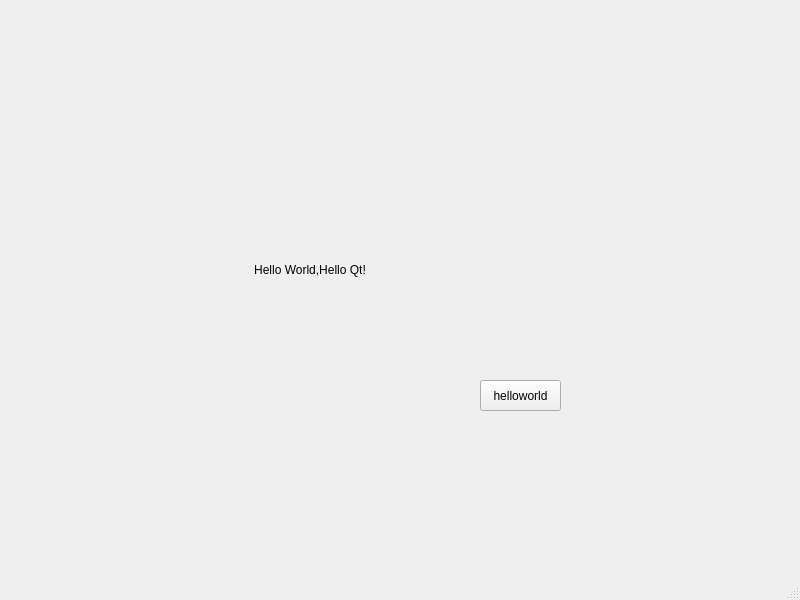
<?xml version="1.0" encoding="UTF-8"?>
<ui version="4.0">
 <class>MainWindow</class>
 <widget class="QMainWindow" name="MainWindow">
  <property name="geometry">
   <rect>
    <x>0</x>
    <y>0</y>
    <width>800</width>
    <height>600</height>
   </rect>
  </property>
  <property name="windowTitle">
   <string>MainWindow</string>
  </property>
  <widget class="QWidget" name="centralwidget">
   <widget class="QPushButton" name="pushButton">
    <property name="geometry">
     <rect>
      <x>480</x>
      <y>380</y>
      <width>81</width>
      <height>31</height>
     </rect>
    </property>
    <property name="text">
     <string>helloworld</string>
    </property>
   </widget>
   <widget class="QLabel" name="label">
    <property name="geometry">
     <rect>
      <x>210</x>
      <y>220</y>
      <width>200</width>
      <height>100</height>
     </rect>
    </property>
    <property name="text">
     <string>Hello World,Hello Qt!</string>
    </property>
    <property name="alignment">
     <set>Qt::AlignmentFlag::AlignCenter</set>
    </property>
   </widget>
  </widget>
  <widget class="QMenuBar" name="menuBar">
   <property name="geometry">
    <rect>
     <x>0</x>
     <y>0</y>
     <width>800</width>
     <height>18</height>
    </rect>
   </property>
  </widget>
  <widget class="QStatusBar" name="statusbar"/>
 </widget>
 <resources/>
 <connections/>
</ui>
